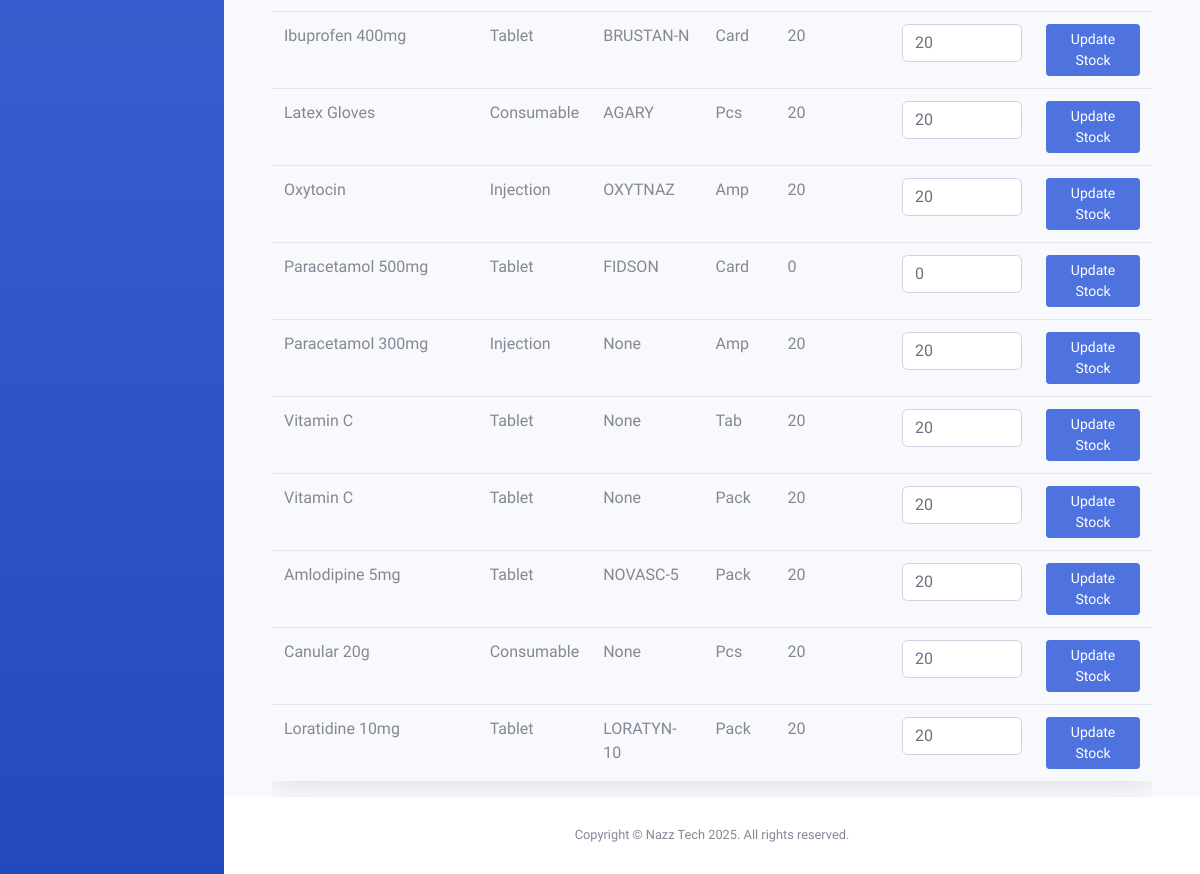
Before: /adjust-stock-levels/ (signed in, lower part) with the older database file.
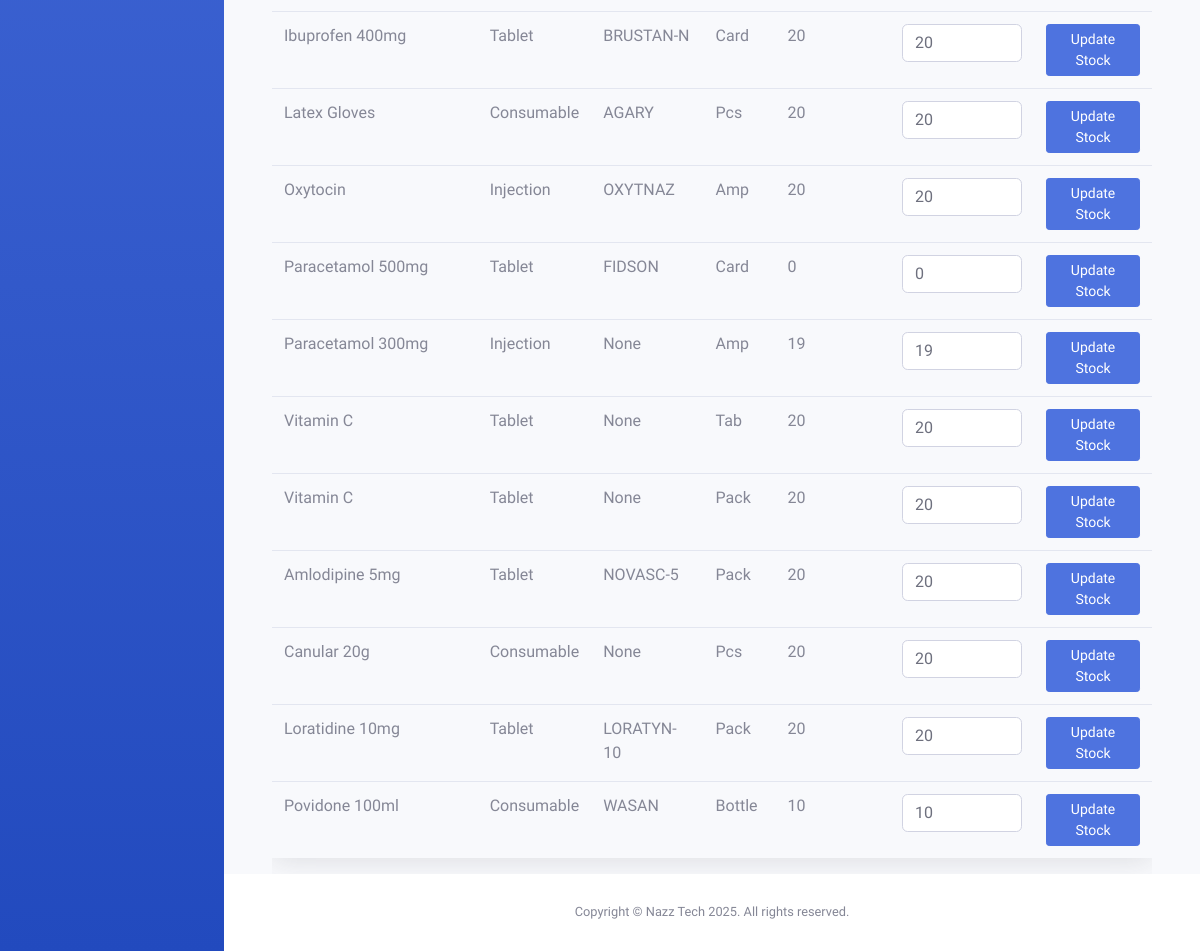
After: the same page with the newer database file.
### store/models.py (models this page shows, shortened)
class Item(models.Model):
    name = models.CharField(max_length=200)
    dosage_form = models.CharField(max_length=200, blank=True, null=True)  # Removed choices to allow any value
    brand = models.CharField(max_length=200, blank=True, null=True)
    unit = models.CharField(max_length=200, blank=True, null=True)  # Removed choices to allow any value
    cost = models.DecimalField(max_digits=12, decimal_places=2, default=0)
    price = models.DecimalField(max_digits=12, decimal_places=2, default=0)
    markup = models.DecimalField(max_digits=6, decimal_places=2, default=0, choices=MARKUP_CHOICES)
    stock = models.PositiveIntegerField(default=0, null=True, blank=True)
    low_stock_threshold = models.PositiveIntegerField(default=0, null=True, blank=True)
    exp_date = models.DateField(null=True, blank=True)
    class Meta:
        ordering = ('name',)

### store/views.py (the view)
# urls.py: path('adjust-stock-levels/', views.adjust_stock_levels, name='adjust_stock_levels'),
@user_passes_test(lambda u: u.is_superuser)
@login_required
def adjust_stock_levels(request):
    items = Item.objects.all().order_by('name')
    return render(request, 'store/adjust_stock_level.html', {'items': items})

### store/context_processors.py (called while the page is built)
def marquee_context(request):
    return {
        'marquee_text': cache.get('marquee_text', 'WELCOME TO NAZZ PHARMACY')
    }

### userauth/models.py (called while the page is built)
    def get_permissions(self):
        if not hasattr(self, 'profile') or not self.profile.user_type:
            return []
        role_permissions = set(USER_PERMISSIONS.get(self.profile.user_type, []))
        for custom_perm in self.custom_permissions.all():
            if custom_perm.granted:
                role_permissions.add(custom_perm.permission)
            else:
                role_permissions.discard(custom_perm.permission)
        return list(role_permissions)

    @classmethod
    def log_activity(cls, user, action, action_type='OTHER', target_model=None, target_id=None,
                    ip_address=None, user_agent=None):
        return cls.objects.create(
            user=user,
            action=action,
            action_type=action_type,
            target_model=target_model,
            target_id=target_id,
            ip_address=ip_address,
            user_agent=user_agent
        )

### userauth/permissions.py (called while the page is built)
def is_admin(user):
    return user.is_authenticated and hasattr(user, 'profile') and user.profile and user.profile.user_type == 'Admin'

### templates/store/adjust_stock_level.html (shortened to what this page needs)
{% extends "partials/base.html" %}
{% block content %}
<div class="container mt-4">
    <div class="table-responsive">
        <table class="table table-hover shadow">
            <tbody id="items-table">
                {% for item in items %}
                <tr id="item-row-{{ item.id }}">
                    <td>{{ item.name|title }}</td>
                    <td>{{ item.dosage_form }}</td>
                    <td>{{ item.brand }}</td>
                    <td>{{ item.unit }}</td>
                    <td>{{ item.stock }}</td>
                    <td>
                        <input type="number"
                               class="form-control"
                               style="width: 120px;"
                               id="new-stock-{{ item.id }}"
                               name="new-stock-{{ item.id }}"
                               value="{{ item.stock }}"
                               min="0">
                    </td>
                    <td>
                        <button class="btn btn-primary btn-sm"
                                hx-post="{% url 'store:adjust_stock_level' item.id %}"
                                hx-include="#new-stock-{{ item.id }}"
                                hx-target="#item-row-{{ item.id }}"
                                hx-swap="outerHTML">
                            Update Stock
                        </button>
                    </td>
                </tr>
                {% endfor %}
            </tbody>
        </table>
    </div>
</div>
{% endblock %}

Changed rows visible on the page:
changed Item "Paracetamol 300mg": stock "20" → "19"; id "20" → "19"
added Item: name "Povidone 100ml", dosage_form "Consumable", brand "WASAN", unit "Bottle", stock "10"
